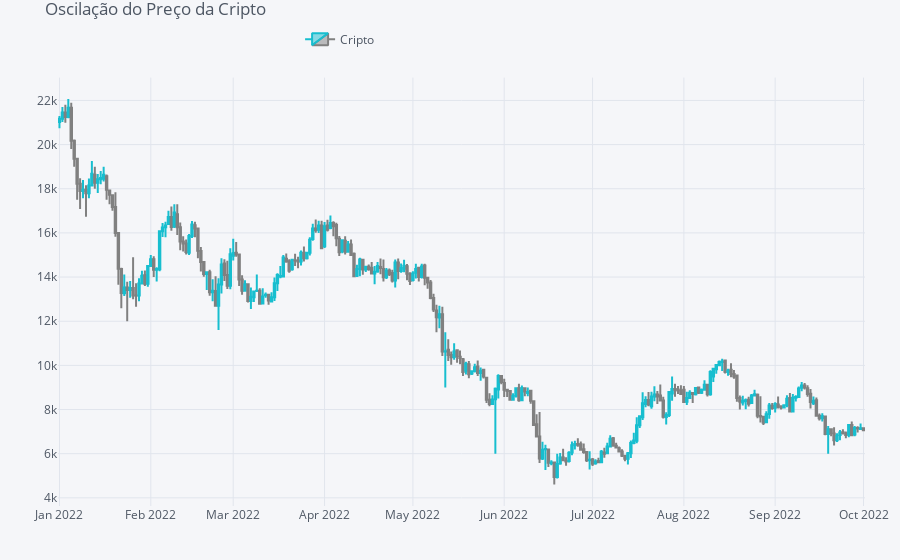

Source (notebook cell):
### Code cell
qf.iplot()

### Figure 1 — Plotly figure (JSON) as saved in the notebook; plotly's stock layout.template omitted (floating-point values rounded to 4 significant figures; data arrays with more than 128 entries replaced by an {"elided": "..."} marker saying what was removed)
{"data": [{"close": {"elided": "274 float values"}, "decreasing": {"line": {"color": "#808080"}}, "high": {"elided": "274 float values"}, "increasing": {"line": {"color": "#17BECF"}}, "low": {"elided": "274 float values"}, "name": "Cripto", "open": {"elided": "274 float values"}, "showlegend": true, "type": "candlestick", "x": {"elided": "274 str values"}, "yaxis": "y2"}], "layout": {"autosize": true, "legend": {"bgcolor": "#F5F6F9", "font": {"color": "#4D5663"}, "orientation": "h", "x": 0.3, "y": 0.95, "yanchor": "bottom"}, "margin": {"b": 30, "l": 30, "r": 30, "t": 30}, "paper_bgcolor": "#F5F6F9", "plot_bgcolor": "#F5F6F9", "showlegend": true, "title": {"font": {"color": "#4D5663"}, "text": "Oscilação do Preço da Cripto"}, "xaxis": {"anchor": "y2", "autorange": true, "gridcolor": "#E1E5ED", "range": ["2021-12-31 12:00", "2022-10-01 12:00"], "rangeselector": {"bgcolor": "rgba(150, 200, 250, 1)", "buttons": [{"count": 1, "label": "1m", "step": "month", "stepmode": "backward"}, {"count": 1, "label": "1y", "step": "year", "stepmode": "backward"}], "font": {"size": 13}, "visible": false, "x": 0, "y": 0.9}, "rangeslider": {"visible": false, "yaxis2": {}}, "showgrid": true, "tickfont": {"color": "#4D5663"}, "title": {"font": {"color": "#4D5663"}, "text": ""}, "type": "date", "zerolinecolor": "#E1E5ED"}, "yaxis": {"gridcolor": "#E1E5ED", "showgrid": true, "showticklabels": false, "tickfont": {"color": "#4D5663"}, "title": {"font": {"color": "#4D5663"}, "text": ""}, "zerolinecolor": "#E1E5ED"}, "yaxis2": {"autorange": true, "domain": [0, 0.9], "gridcolor": "#E1E5ED", "range": [3631.0, 23030.0], "showgrid": true, "tickfont": {"color": "#4D5663"}, "title": {"font": {"color": "#4D5663"}, "text": ""}, "zerolinecolor": "#E1E5ED"}}}
